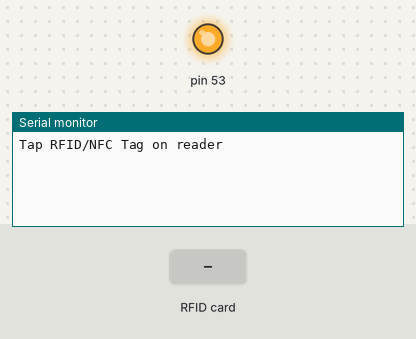
The sketch below on a simulated Arduino Mega 2560, built with avr-gcc and run on an emulated ATmega2560. Shown: output pins drawn as LEDs (lit = HIGH), the last lines printed to the serial monitor. Inputs (shaded band) come from the test bench.

Above: at 1.2 s.
1.3 s: RFID card FF FF FF FF held to the reader
At 2.4 s:
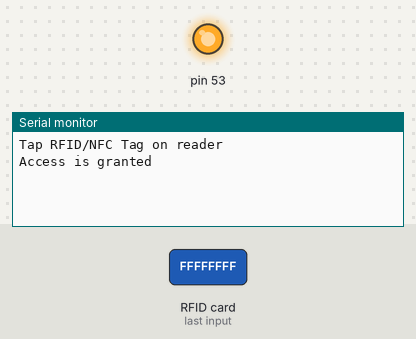
2.8 s: RFID card 5E 7A 19 C4 held to the reader
At 3.8 s:
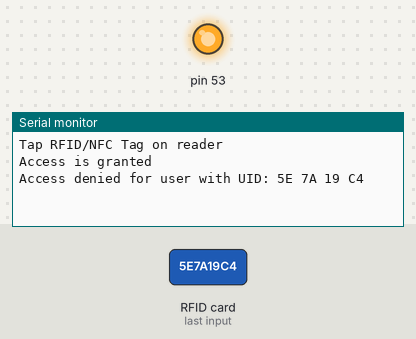

The sketch:

C._RFID.ino
```cpp
#include <SPI.h>
#include <MFRC522.h>
#define SS_PIN 21
#define RST_PIN 22

MFRC522 rfid(SS_PIN, RST_PIN);
byte keyTagUID[4] = {0xFF, 0xFF, 0xFF, 0xFF};
void setup() {
  Serial.begin(115200);
  SPI.begin();
  rfid.PCD_Init();
  Serial.println("Tap RFID/NFC Tag on reader");
}

void loop() {
  if (rfid.PICC_IsNewCardPresent()) {
    if (rfid.PICC_ReadCardSerial()) {
      MFRC522::PICC_Type piccType = rfid.PICC_GetType(rfid.uid.sak);
      if (rfid.uid.uidByte[0] == keyTagUID[0] &&
          rfid.uid.uidByte[1] == keyTagUID[1] &&
          rfid.uid.uidByte[2] == keyTagUID[2] &&
          rfid.uid.uidByte[3] == keyTagUID[3] ) {
        Serial.println("Access is granted");
      }
      else
      {
        Serial.print("Access denied for user with UID:");
        for (int i = 0; i < rfid.uid.size; i++) {
          Serial.print(rfid.uid.uidByte[i] < 0x10 ? " 0" : " ");
          Serial.print(rfid.uid.uidByte[i], HEX);
        }
        Serial.println();
      }
      rfid.PICC_HaltA();
      rfid.PCD_StopCrypto1();
    }
  }
}
```

Measured:
- after the input at 1.3 s, the serial monitor: prints a new line at once (image 1)
- after the input at 2.8 s, the serial monitor: prints a new line at once (image 2)
